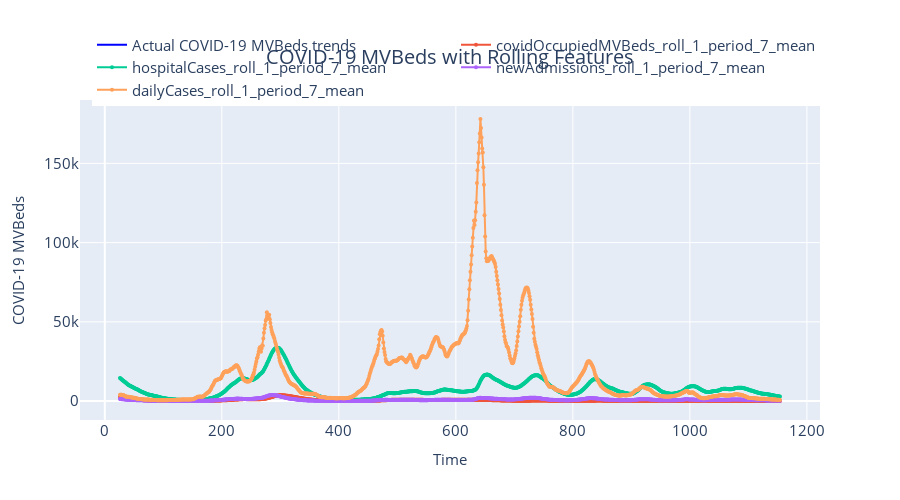

Source (notebook cell):
### Code cell
# plot covidOccupiedMVBeds with rolling features to see how they correlate with the original data
fig = go.Figure()
fig.add_trace(
    go.Scatter(
        x=data.index,
        y=data["covidOccupiedMVBeds"],
        mode="lines",
        marker=dict(size=6, opacity=0.5),
        line=dict(color="blue", width=2),
        name="Actual COVID-19 MVBeds trends",
    )
)

for feature in added_features:
    fig.add_trace(
        go.Scatter(
            x=data.index,
            y=data[feature],
            mode="lines+markers",
            marker=dict(size=4),
            line=dict(width=2),
            name=feature,
        )
    )
    
fig = format_plot(fig, title="COVID-19 MVBeds with Rolling Features", ylabel="COVID-19 MVBeds")
fig.show()

### Figure 1 — Plotly figure (JSON) as saved in the notebook; plotly's stock layout.template omitted (floating-point values rounded to 4 significant figures; data arrays with more than 128 entries replaced by an {"elided": "..."} marker saying what was removed)
{"data": [{"line": {"color": "blue", "width": 2}, "marker": {"opacity": 0.5, "size": 6}, "mode": "lines", "name": "Actual COVID-19 MVBeds trends", "type": "scatter", "x": {"elided": "1129 int values"}, "y": {"elided": "1129 float values"}}, {"line": {"width": 2}, "marker": {"size": 4}, "mode": "lines+markers", "name": "covidOccupiedMVBeds_roll_1_period_7_mean", "type": "scatter", "x": {"elided": "1129 int values"}, "y": {"elided": "1129 float values"}}, {"line": {"width": 2}, "marker": {"size": 4}, "mode": "lines+markers", "name": "hospitalCases_roll_1_period_7_mean", "type": "scatter", "x": {"elided": "1129 int values"}, "y": {"elided": "1129 float values"}}, {"line": {"width": 2}, "marker": {"size": 4}, "mode": "lines+markers", "name": "newAdmissions_roll_1_period_7_mean", "type": "scatter", "x": {"elided": "1129 int values"}, "y": {"elided": "1129 float values"}}, {"line": {"width": 2}, "marker": {"size": 4}, "mode": "lines+markers", "name": "dailyCases_roll_1_period_7_mean", "type": "scatter", "x": {"elided": "1129 int values"}, "y": {"elided": "1129 float values"}}], "layout": {"autosize": false, "height": 500, "legend": {"font": {"size": 15}, "orientation": "h", "title": {}, "x": 1, "xanchor": "right", "y": 0.98, "yanchor": "bottom"}, "title": {"font": {"size": 20}, "text": "COVID-19 MVBeds with Rolling Features", "x": 0.5, "xanchor": "center", "yanchor": "top"}, "width": 900, "xaxis": {"tickfont": {"size": 15}, "title": {"font": {"size": 15}, "text": "Time"}}, "yaxis": {"tickfont": {"size": 15}, "title": {"font": {"size": 15}, "text": "COVID-19 MVBeds"}}}}
